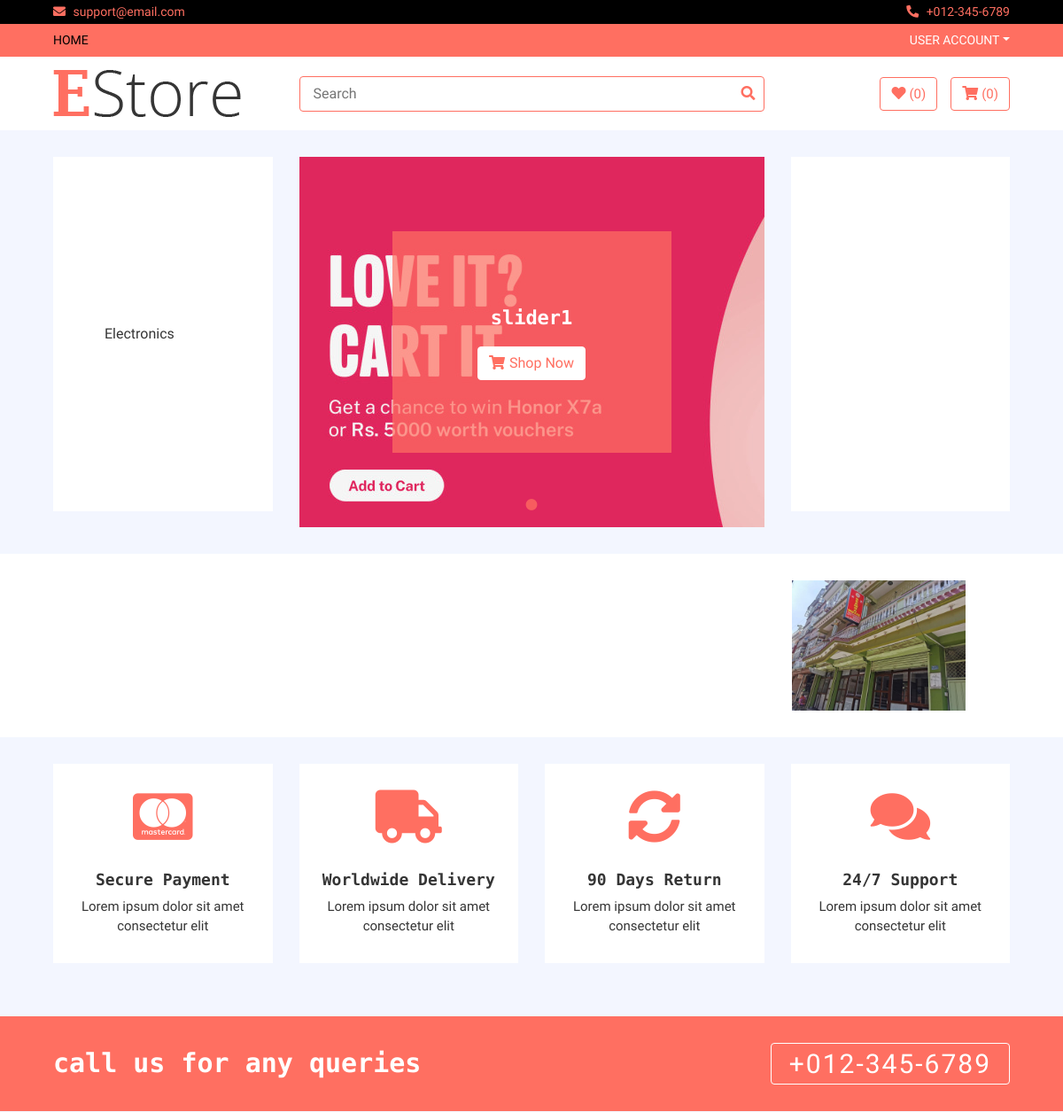
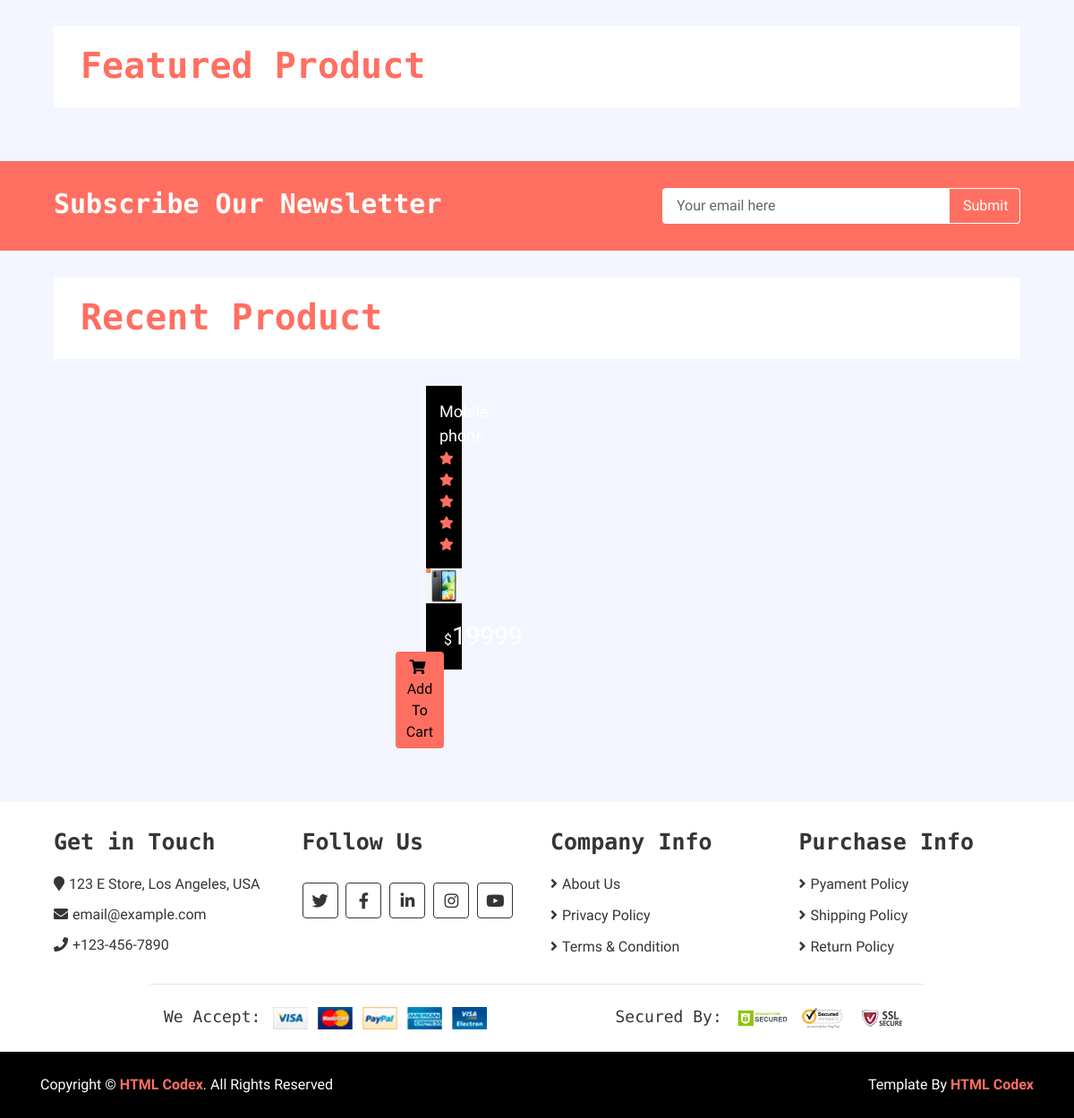
The page / on the database its author committed (2 pictures, top to bottom).
### home/models.py (models this page shows, shortened)
class Category(models.Model):
    name = models.CharField(max_length=200)
    logo = models.CharField(max_length=200)
    slug = models.CharField(max_length=500,unique=True)

class Slider(models.Model):
    name = models.CharField(max_length=200)
    image = models.ImageField(upload_to='media')
    url = models.URLField(max_length=500,blank = True)
    description = models.TextField(blank = True)

class Brand(models.Model):
    name = models.CharField(max_length=500)
    image = models.ImageField(upload_to='media')
    slug = models.CharField(max_length=500, unique=True)

class Product(models.Model):
    name = models.CharField(max_length=300)
    price = models.IntegerField()
    discounted_price = models.IntegerField()
    image = models.ImageField(upload_to='media')
    description = RichTextField()
    specification = RichTextField()
    category = models.ForeignKey(Category,on_delete= models.CASCADE)
    subcategory = models.ForeignKey(SubCategory,on_delete=models.CASCADE)
    brand = models.ForeignKey(Brand,on_delete=models.CASCADE)
    slug = models.CharField(max_length=500,unique=True)
    status = models.CharField(choices=STATUS,max_length=50)
    labels = models.CharField(choices=LABELS,max_length=50)

### home/views.py (the view)
# urls.py: path('', HomeView.as_view(), name='home'),
class HomeView(BaseView):
    def get(self,request):
        self.views
        self.views['cart_counts'] = count_cart(request)
        self.views['subcategories'] = SubCategory.objects.all()
        self.views['sliders'] = Slider.objects.all()
        self.views['ads'] = Ad.objects.all()
        self.views['reviews'] = Review.objects.all()
        self.views['new_products'] = Product.objects.filter(labels = 'new')
        self.views['hot_products'] = Product.objects.filter(labels='hot')
        return render(request,'index.html',self.views)

### home/views.py (called while the page is built)
def count_cart(request):
    username = request.user.username
    cart_count = Cart.objects.filter(checkout = False,username = username).count()
    return cart_count

### templates/index.html (shortened to what this page needs)
{% extends 'base.html' %}
{% block content %}
        <div class="header">
            <div class="container-fluid">
                <div class="row">
                    <div class="col-md-3">
                        <nav class="navbar bg-light">
                            <ul class="navbar-nav">
                                {% for cat in categories %}
                                <li class="nav-item">
                                    <a class="nav-link" href="/category/{{cat.slug}}"><i class="fa {{cat.logo}}"></i>{{cat.name}}</a>
                                </li>
                                {% endfor %}
                            </ul>
                        </nav>
                    </div>
                    <div class="col-md-6">
                        <div class="header-slider normal-slider">
                            {% for slider in sliders %}
                            <div class="header-slider-item">
                                <img src="{{slider.image.url}}" alt="Slider Image" />
                                <div class="header-slider-caption">
                                    <p>{{slider.description}}</p>
                                    <a class="btn" href="{{slider.url}}"><i class="fa fa-shopping-cart"></i>Shop Now</a>
                                </div>
                            </div>
                            {% endfor %}
                        </div>
                    </div>
                    <div class="col-md-3">
                        <div class="header-img">
                        </div>
                    </div>
                </div>
            </div>
        </div>
        <div class="brand">
            <div class="container-fluid">
                <div class="brand-slider">
                    {% for bran in brands %}
                    <div class="brand-item"><a href = "/brand/{{bran.slug}}"><img src="{{bran.image.url}}" alt=""></a></div>
                    {% endfor %}
                </div>
            </div>
        </div>
        <div class="feature">
            <div class="container-fluid">
                <div class="row align-items-center">
                    <div class="col-lg-3 col-md-6 feature-col">
                        <div class="feature-content">
                            <i class="fab fa-cc-mastercard"></i>
                            <h2>Secure Payment</h2>
                            <p>
                                Lorem ipsum dolor sit amet consectetur elit
                            </p>
                        </div>
                    </div>
                    <div class="col-lg-3 col-md-6 feature-col">
                        <div class="feature-content">
                            <i class="fa fa-truck"></i>
                            <h2>Worldwide Delivery</h2>
                            <p>
                                Lorem ipsum dolor sit amet consectetur elit
                            </p>
                        </div>
                    </div>
                    <div class="col-lg-3 col-md-6 feature-col">
                        <div class="feature-content">
                            <i class="fa fa-sync-alt"></i>
                            <h2>90 Days Return</h2>
                            <p>
                                Lorem ipsum dolor sit amet consectetur elit
                            </p>
                        </div>
                    </div>
                    <div class="col-lg-3 col-md-6 feature-col">
                        <div class="feature-content">
                            <i class="fa fa-comments"></i>
                            <h2>24/7 Support</h2>
                            <p>
                                Lorem ipsum dolor sit amet consectetur elit
                            </p>
                        </div>
                    </div>
                </div>
            </div>
        </div>
        <div class="call-to-action">
            <div class="container-fluid">
                <div class="row align-items-center">
                    <div class="col-md-6">
                        <h1>call us for any queries</h1>
                    </div>
                    <div class="col-md-6">
                        <a href="tel:0123456789">+012-345-6789</a>
                    </div>
                </div>
            </div>
        </div>
        <div class="featured-product product">
            <div class="container-fluid">
                <div class="section-header">
                    <h1>Featured Product</h1>
                </div>
            </div>
        </div>
        <div class="newsletter">
            <div class="container-fluid">
                <div class="row">
                    <div class="col-md-6">
                        <h1>Subscribe Our Newsletter</h1>
                    </div>
                    <div class="col-md-6">
                        <div class="form">
                            <input type="email" value="Your email here">
                            <button>Submit</button>
                        </div>
                    </div>
                </div>
            </div>
        </div>
        <div class="recent-product product">
            <div class="container-fluid">
                <div class="section-header">
                    <h1>Recent Product</h1>
                </div>
                <div class="row align-items-center product-slider product-slider-4">
                    {% for hot in new_products %}
                    <div class="col-lg-3">
                        <div class="product-item">
                            <div class="product-title">
                                <a href="/product_detail/{{hot.slug}}">{{hot.name}}</a>
                                <div class="ratting">
                                    <i class="fa fa-star"></i>
                                    <i class="fa fa-star"></i>
                                    <i class="fa fa-star"></i>
                                    <i class="fa fa-star"></i>
                                    <i class="fa fa-star"></i>
                                </div>
                            </div>
                            <div class="product-image">
                                <a href="product-detail.html">
                                    <img src="{{hot.image.url}}" alt="Product Image">
                                </a>
                            </div>
                            <div class="product-price">
                                {% if hot.discounted_price > 0 %}
                                <h3><span>$</span>{{hot.discounted_price}}</h3>
                                {% else %}
                                <h3><span>$</span>{{hot.price}}</h3>
                                {% endif %}
                                <a class="btn" href="/add_to_cart/{{hot.slug}}"><i class="fa fa-shopping-cart"></i>Add To Cart</a>
                            </div>
                        </div>
                    </div>
                    {% endfor %}
                </div>
            </div>
        </div>
{% endblock %}

### rows shown on the page
Category: name "Electronics"
Slider: image (picture), description "slider1"
Brand: image (picture)
Product: name "Mobile phone", image (picture), discounted_price "19999"

### other values the page prints
{{ cart_counts }} "0"
